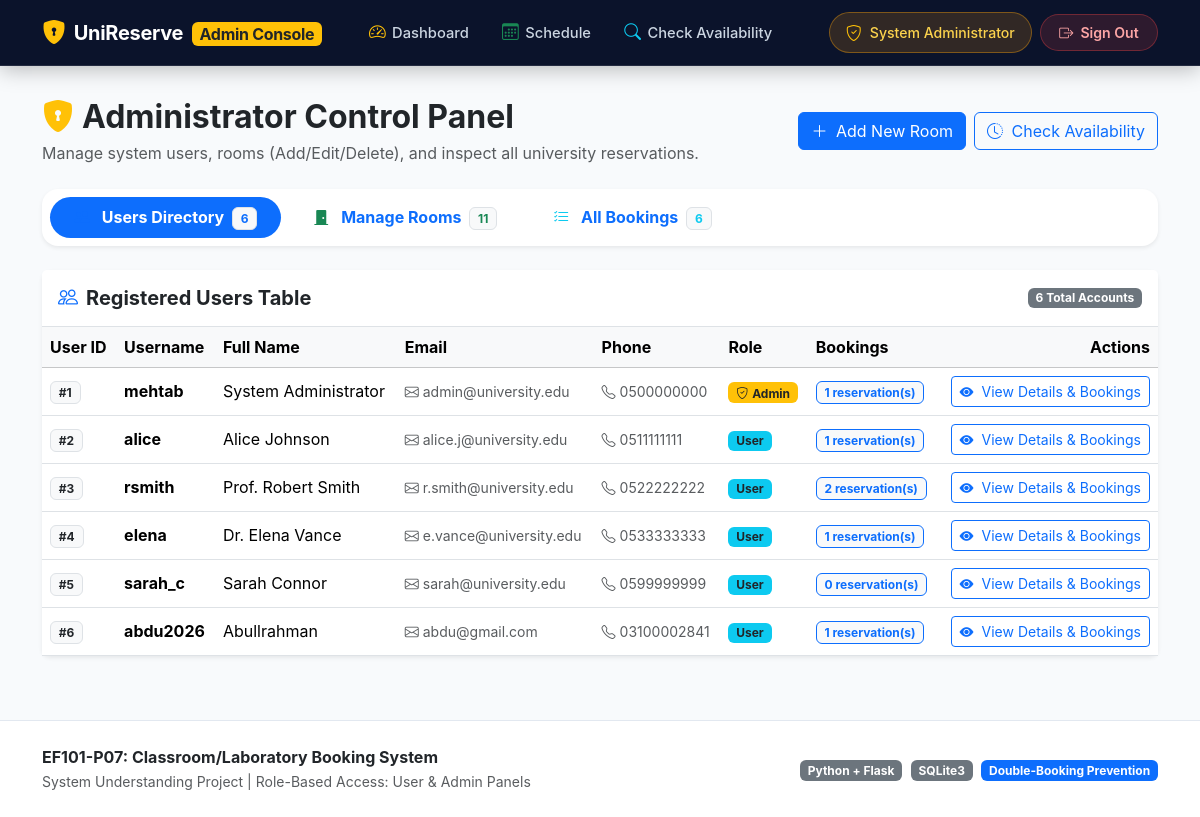
The page /admin (signed in) on the database its author committed.
### tables this page shows
CREATE TABLE users (
            id INTEGER PRIMARY KEY AUTOINCREMENT,
            username TEXT UNIQUE NOT NULL,
            password TEXT NOT NULL,
            name TEXT NOT NULL,
            email TEXT UNIQUE NOT NULL,
            phone TEXT UNIQUE NOT NULL,
            role TEXT NOT NULL DEFAULT 'User',
            created_at TEXT NOT NULL
        );

### app.py (the view, shortened to what this page needs)
@app.route("/admin", methods=["GET", "POST"])
def admin_panel():
    if session.get("role") != "Admin":
        flash("Access Denied: You must be an Administrator to access this page.", "danger")
        return redirect(url_for("index"))
    conn = database.get_db()
    cursor = conn.cursor()
    cursor.execute("SELECT * FROM rooms ORDER BY id ASC")
    rooms = cursor.fetchall()
    cursor.execute("""
        SELECT u.*, COUNT(b.id) as booking_count
        FROM users u
        LEFT JOIN bookings b ON (u.id = b.user_id OR u.email = b.user_email)
        GROUP BY u.id
        ORDER BY u.id ASC
    """)
    users = cursor.fetchall()
    status_filter = request.args.get("status", "All")
    if status_filter in ["Confirmed", "Cancelled"]:
        cursor.execute("""
            SELECT b.*, r.name as room_name
            FROM bookings b
            JOIN rooms r ON b.room_id = r.id
            WHERE b.status = ?
            ORDER BY b.booking_date DESC, b.start_time DESC
        """, (status_filter,))
    else:
        cursor.execute("""
            SELECT b.*, r.name as room_name
            FROM bookings b
            JOIN rooms r ON b.room_id = r.id
            ORDER BY b.booking_date DESC, b.start_time DESC
        """)
    all_bookings = cursor.fetchall()
    conn.close()
    return render_template(
        "admin.html",
        rooms=rooms,
        users=users,
        all_bookings=all_bookings,
        status_filter=status_filter
    )

### app.py (called while the page is built)
@app.before_request
def require_login():
    public_endpoints = ["login", "register", "static"]
    if request.endpoint and request.endpoint not in public_endpoints:
        if "user_id" not in session:
            return redirect(url_for("login"))

@app.context_processor
def inject_user():
    return {
        "current_user": {
            "id": session.get("user_id"),
            "username": session.get("username"),
            "name": session.get("user_name"),
            "email": session.get("user_email"),
            "role": session.get("role")
        }
    }

### database.py (called while the page is built)
def get_db():
    conn = sqlite3.connect(DB_FILE)
    conn.row_factory = sqlite3.Row
    conn.execute("PRAGMA foreign_keys = ON")
    return conn

### templates/admin.html (shortened to what this page needs)
{% extends "base.html" %}
{% block content %}
<div class="d-flex justify-content-between align-items-center mb-4 flex-wrap gap-2">
    <div>
        <h2 class="fw-bold text-dark mb-1">
            <i class="bi bi-shield-lock-fill text-warning me-2"></i>Administrator Control Panel
        </h2>
        <p class="text-muted mb-0">Manage system users, rooms (Add/Edit/Delete), and inspect all university reservations.</p>
    </div>
    <div class="d-flex gap-2">
        <button class="btn btn-primary" data-bs-toggle="modal" data-bs-target="#addRoomModal">
            <i class="bi bi-plus-lg me-1"></i> Add New Room
        </button>
        <a href="{{ url_for('check_availability') }}" class="btn btn-outline-primary">
            <i class="bi bi-clock-history me-1"></i> Check Availability
        </a>
    </div>
</div>
<div class="card bg-white p-2 mb-4 shadow-sm border-0 rounded-4">
    <ul class="nav nav-pills gap-2" id="adminTabs" role="tablist">
        <li class="nav-item">
            <button class="nav-link active fw-bold px-4 py-2 rounded-pill" id="users-tab" data-bs-toggle="tab" data-bs-target="#users-pane" type="button">
                <i class="bi bi-people-fill me-2 text-primary"></i> Users Directory <span class="badge bg-light text-primary ms-1 border">{{ users|length }}</span>
            </button>
        </li>
        <li class="nav-item">
            <button class="nav-link fw-bold px-4 py-2 rounded-pill" id="rooms-tab" data-bs-toggle="tab" data-bs-target="#rooms-pane" type="button">
                <i class="bi bi-door-closed-fill me-2 text-success"></i> Manage Rooms <span class="badge bg-light text-success ms-1 border">{{ rooms|length }}</span>
            </button>
        </li>
        <li class="nav-item">
            <button class="nav-link fw-bold px-4 py-2 rounded-pill" id="bookings-tab" data-bs-toggle="tab" data-bs-target="#bookings-pane" type="button">
                <i class="bi bi-list-check me-2 text-info"></i> All Bookings <span class="badge bg-light text-info ms-1 border">{{ all_bookings|length }}</span>
            </button>
        </li>
    </ul>
</div>
<div class="tab-content" id="adminTabsContent">
    <div class="tab-pane fade show active" id="users-pane">
        <div class="card bg-white shadow-sm border-0 rounded-3">
            <div class="card-header bg-white py-3 d-flex justify-content-between align-items-center border-bottom">
                <h5 class="mb-0 fw-bold"><i class="bi bi-people me-2 text-primary"></i>Registered Users Table</h5>
                <span class="badge bg-secondary">{{ users|length }} Total Accounts</span>
            </div>
            <div class="card-body p-0">
                <div class="table-responsive">
                    <table class="table table-hover align-middle mb-0">
                        <thead class="table-light">
                            <tr>
                                <th>User ID</th>
                                <th>Username</th>
                                <th>Full Name</th>
                                <th>Email</th>
                                <th>Phone</th>
                                <th>Role</th>
                                <th>Bookings</th>
                                <th class="text-end">Actions</th>
                            </tr>
                        </thead>
                        <tbody>
                            {% for u in users %}
                                <tr>
                                    <td><span class="badge bg-light text-dark border">#{{ u.id }}</span></td>
                                    <td><strong>{{ u.username }}</strong></td>
                                    <td>{{ u.name }}</td>
                                    <td><small class="text-muted"><i class="bi bi-envelope me-1"></i>{{ u.email }}</small></td>
                                    <td><small class="text-muted"><i class="bi bi-telephone me-1"></i>{{ u.phone }}</small></td>
                                    <td>
                                        {% if u.role == 'Admin' %}
                                            <span class="badge bg-warning text-dark"><i class="bi bi-shield-check me-1"></i>Admin</span>
                                        {% else %}
                                            <span class="badge bg-info text-dark">User</span>
                                        {% endif %}
                                    </td>
                                    <td>
                                        <span class="badge bg-light text-primary border border-primary">
                                            {{ u.booking_count }} reservation(s)
                                        </span>
                                    </td>
                                    <td class="text-end">
                                        <a href="{{ url_for('admin_user_details', user_id=u.id) }}" class="btn btn-outline-primary btn-sm">
                                            <i class="bi bi-eye-fill me-1"></i> View Details & Bookings
                                        </a>
                                    </td>
                                </tr>
                            {% endfor %}
                        </tbody>
                    </table>
                </div>
            </div>
        </div>
    </div>
</div>
{% endblock %}

### static/css/style.css (style rules this page uses)
:root { --primary-color: #1e3a8a; --primary-light: #3b82f6; --accent-color: #0d9488; --bg-light: #f8fafc; --card-border: #e2e8f0; }
body { font-family: -apple-system, BlinkMacSystemFont, "Segoe UI", Roboto, "Helvetica Neue", Arial, sans-serif; background-color: var(--bg-light); color: #1e293b; min-height: 100vh; display: flex; flex-direction: column; }
.card { border: 1px solid var(--card-border); border-radius: 12px; box-shadow: 0 1px 3px rgba(0, 0, 0, 0.05); transition: transform 0.2s ease, box-shadow 0.2s ease; }

### rows shown on the page
users: id "1", username "mehtab", name "System Administrator", email "admin@university.edu", phone "0500000000", role "Admin" (drawn), booking_count "1"
users: id "2", username "alice", name "Alice Johnson", email "alice.j@university.edu", phone "0511111111", role "User", booking_count "1"
users: id "3", username "rsmith", name "Prof. Robert Smith", email "r.smith@university.edu", phone "0522222222", role "User", booking_count "2"
users: id "4", username "elena", name "Dr. Elena Vance", email "e.vance@university.edu", phone "0533333333", role "User", booking_count "1"
users: id "5", username "sarah_c", name "Sarah Connor", email "sarah@university.edu", phone "0599999999", role "User", booking_count "0"
users: id "6", username "abdu2026", name "Abullrahman", email "abdu@gmail.com", phone "03100002841", role "User", booking_count "1"

### other values the page prints
{{ current_user.name }} "System Administrator"
{{ users|length }} "6"
{{ rooms|length }} "11"
{{ all_bookings|length }} "6"
